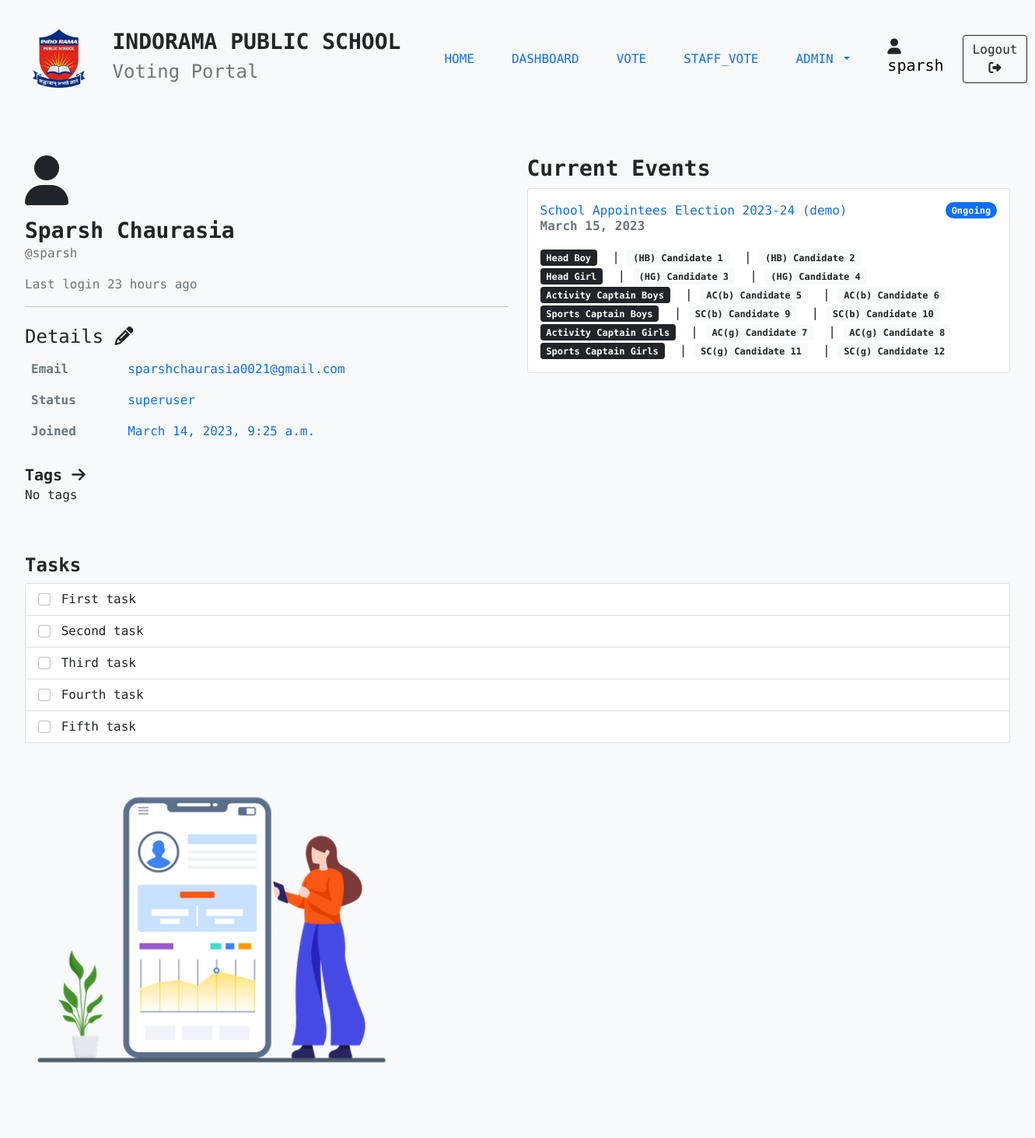
The page /dashboard (signed in) on the database its author committed.
### apps/vote/models.py (models this page shows, shortened)
class Event(models.Model):
    EventID = models.AutoField(primary_key=True)
    Date = models.DateField()
    EventName = models.TextField()

class Category(models.Model):
    Event = models.ForeignKey(Event, on_delete=models.CASCADE, null=True)
    CategoryName = models.TextField()
    def __str__(self):
        return self.CategoryName

class Option(models.Model):
    OptionID = models.AutoField(primary_key=True)
    OptionEvent = models.ForeignKey(Event, on_delete=models.CASCADE)
    OpitonCategory = models.ForeignKey(Category, on_delete=models.CASCADE)
    OptionName = models.TextField()
    Votes = models.IntegerField(default=0)

### apps/home/views.py (the view)
# urls.py: path("dashboard", dashboard),
@login_required(login_url="/login")
def dashboard(request):
    params = {}
    events = Event.objects.all()
    for event in events:
        params[event] = {}
        categorys = Category.objects.filter(Event=event)
        for category in categorys:
            options = Option.objects.filter(OpitonCategory=category)
            params[event].update({category: options})
    return render(request, "dashboard.html", {"params":params})

### templates/dashboard.html (shortened to what this page needs)
{% extends 'bases/base.html' %}
{% load humanize %}
{% load static %}
{% block stylesheets %}
<link rel="stylesheet" href="{% static 'css/dashboard.css' %}">
{% endblock stylesheets %}
{% block content %}
<div class="page">
    <div class="conatainer">
        <div class="row">
            <div class="col pb-5">
                <div>
                    <i class="fa-solid fa-user fa-4x"></i>
                    <p class="mt-3 h3 fw-bold mb-0">{{request.user.get_full_name}}</p>
                    <p class="text-muted">@{{ user }}</p>
                    <p class="text-muted">Last login {{ user.last_login|naturaltime }}</p>
                </div>
                <hr>
                <div class="mt-4">
                    <p class="h4">Details <i class="fa-solid fa-pencil"></i></p>
                    <table class="table table-borderless">
                        <tbody>
                            <tr>
                                <th class="text-muted">Email</th>
                                <td class="text-primary">{{ user.email }}</td>
                            </tr>
                            <tr>
                                <th class="text-muted">Status</th>
                                <td class="text-primary">
                                    {% if user.is_superuser %}
                                        <span>superuser</span>
                                    {% elif user.is_admin %}
                                        <span>admin</span>
                                    {% else %}
                                        <span>user</span>
                                    {% endif %}
                                </td>
                            </tr>
                            <tr>
                                <th class="text-muted">Joined</th>
                                <td class="text-primary">{{ user.date_joined }}</td>
                            </tr>
                        </tbody>
                    </table>
                </div>
                <div class="mt-4">
                    <span class="fw-bold h5">Tags <i class="fa-solid fa-arrow-right"></i></span>
                    <p>
                        {% if user.groups.all  %}
                        {% for g in user.groups.all %}
                        <span>{{ g }}</span>
                        {% endfor %}
                        {% else %}
                        <span>No tags</span>
                        {% endif %}
                    </p>
                </div>
            </div>
            <div class="col-lg-6 pb-5">
                <div>
                    <p class="h3 fw-bold">Current Events</p>
                        <div>
                        {% for event, values in params.items %}
                            <div class="card">
                            <div class="card-body">
                                <a href="/vote/{{ event.EventName }}" class="card-title text-decoration-none" aria-current="true">
                                <div class="d-flex justify-content-between align-items-center">
                                    <span>{{ event.EventName }}</span>
                                    <span class="badge bg-primary rounded-pill">Ongoing</span>
                                </div>
                                <p class="card-subtitle fw-bold text-muted">{{ event.Date }}</p>
                                </a>
                                <div class="mt-3">
                                {% for category, options in values.items %}
                                    <span class="badge bg-dark">{{ category }}</span>
                                    {% for option in options %}
                                        &nbsp|&nbsp<span class="badge bg-light text-dark">{{ option.OptionName }}</span>
                                    {% endfor %}
                                    <br>
                                {% endfor %}
                                </div>
                            </div>
                            </div>
                        {% endfor %}
                    </div>
                </div>
            </div>
            <div class="col pb-5">
                <div>
                    <p class="h4 fw-bold">Tasks</p>
                    <div class="list-group">
                        <label class="list-group-item">
                            <input class="form-check-input me-1" type="checkbox" value="">
                            First task
                        </label>
                        <label class="list-group-item">
                            <input class="form-check-input me-1" type="checkbox" value="">
                            Second task
                        </label>
                        <label class="list-group-item">
                            <input class="form-check-input me-1" type="checkbox" value="">
                            Third task
                        </label>
                        <label class="list-group-item">
                            <input class="form-check-input me-1" type="checkbox" value="">
                            Fourth task
                        </label>
                        <label class="list-group-item">
                            <input class="form-check-input me-1" type="checkbox" value="">
                            Fifth task
                        </label>
                    </div>
                </div>
                <img class="dashboard__image" src="{% static 'images/pro1.png' %}" alt="placeholder image">
            </div>
        </div>
</div>
{% endblock content %}

### templates/includes/navbar.html (shortened to what this page needs)
{% load static %}
<nav class="navbar navbar-expand-lg bg-light">
  <div class="container-fluid px-4 py-3">
    <div class="navbar-brand d-flex align-items-center">
      <a href="/"><img src="{% static 'images/logo(3).png' %}" alt="logo" srcset="" style="height: 5rem;"></a>
      <div class="mx-3">
        <h3 class="fw-bold">INDORAMA PUBLIC SCHOOL</h3>
        <h4 class="text-muted">Voting Portal</h4>
      </div>
    </div>
    <div class="collapse navbar-collapse" id="navbarSupportedContent">
      <ul class="navbar-nav ms-auto mb-2 mb-lg-0">
        <li class="nav-item mx-3">
          <a class="nav-link" href="/">HOME</a>
        </li>
        <li class="nav-item mx-3">
          <a class="nav-link" href="/dashboard">DASHBOARD</a>
        </li>
        <li class="nav-item mx-3">
          <a class="nav-link {% if request.user.is_staff and not request.user.is_superuser %}disabled{% endif %}" href="/vote/">VOTE</a>
        </li>
        <li class="nav-item mx-3">
          <a class="nav-link {% if request.user.is_staff and not request.user.is_superuser %}disabled{% endif %}" href="/staff_vote/">STAFF_VOTE</a>
        </li>
        <li class="nav-item dropdown mx-3">
          <a class="nav-link dropdown-toggle" href="#" id="navbarDropdown" role="button" data-bs-toggle="dropdown" aria-expanded="false">
            ADMIN
          </a>
        </li>
      </ul>
      <div class="user-name d-flex mx-4 my-4">
        <h5><i class="fa-solid fa-user"></i> <a href="/dashboard", style="text-decoration: none; color: black;">{{ user }}</a></h5>
      </div>
      </div>
        <a href="{% url 'logout' %}" class="btn btn-outline-dark">Logout <i class="fa-solid fa-right-from-bracket"></i></a>
      </div>
</nav>

### static/css/global.css (style rules this page uses)
.page { padding: 3rem 2rem; }

### static/css/dashboard.css (style rules this page uses)
.dashboard__image { width: 30rem; height: auto; }

### rows shown on the page
Event: EventName "School Appointees Election 2023-24 (demo)", Date "March 15, 2023"
Category: CategoryName "Head Boy"
Option: OptionName "(HB) Candidate 1"
Option: OptionName "(HB) Candidate 2"
Category: CategoryName "Head Girl"
Option: OptionName "(HG) Candidate 3"
Option: OptionName "(HG) Candidate 4"
Category: CategoryName "Activity Captain Boys"
Option: OptionName "AC(b) Candidate 5"
Option: OptionName "AC(b) Candidate 6"
Category: CategoryName "Sports Captain Boys"
Option: OptionName "SC(b) Candidate 9"
Option: OptionName "SC(b) Candidate 10"
Category: CategoryName "Activity Captain Girls"
Option: OptionName "AC(g) Candidate 7"
Option: OptionName "AC(g) Candidate 8"
Category: CategoryName "Sports Captain Girls"
Option: OptionName "SC(g) Candidate 11"
Option: OptionName "SC(g) Candidate 12"

### other values the page prints
{{ user }} "sparsh"
{{ request.user.get_full_name }} "Sparsh Chaurasia"
{{ user.last_login|naturaltime }} "23 hours ago"
{{ user.email }} "sparshchaurasia0021@gmail.com"
{{ user.date_joined }} "March 14, 2023, 9:25 a.m."
